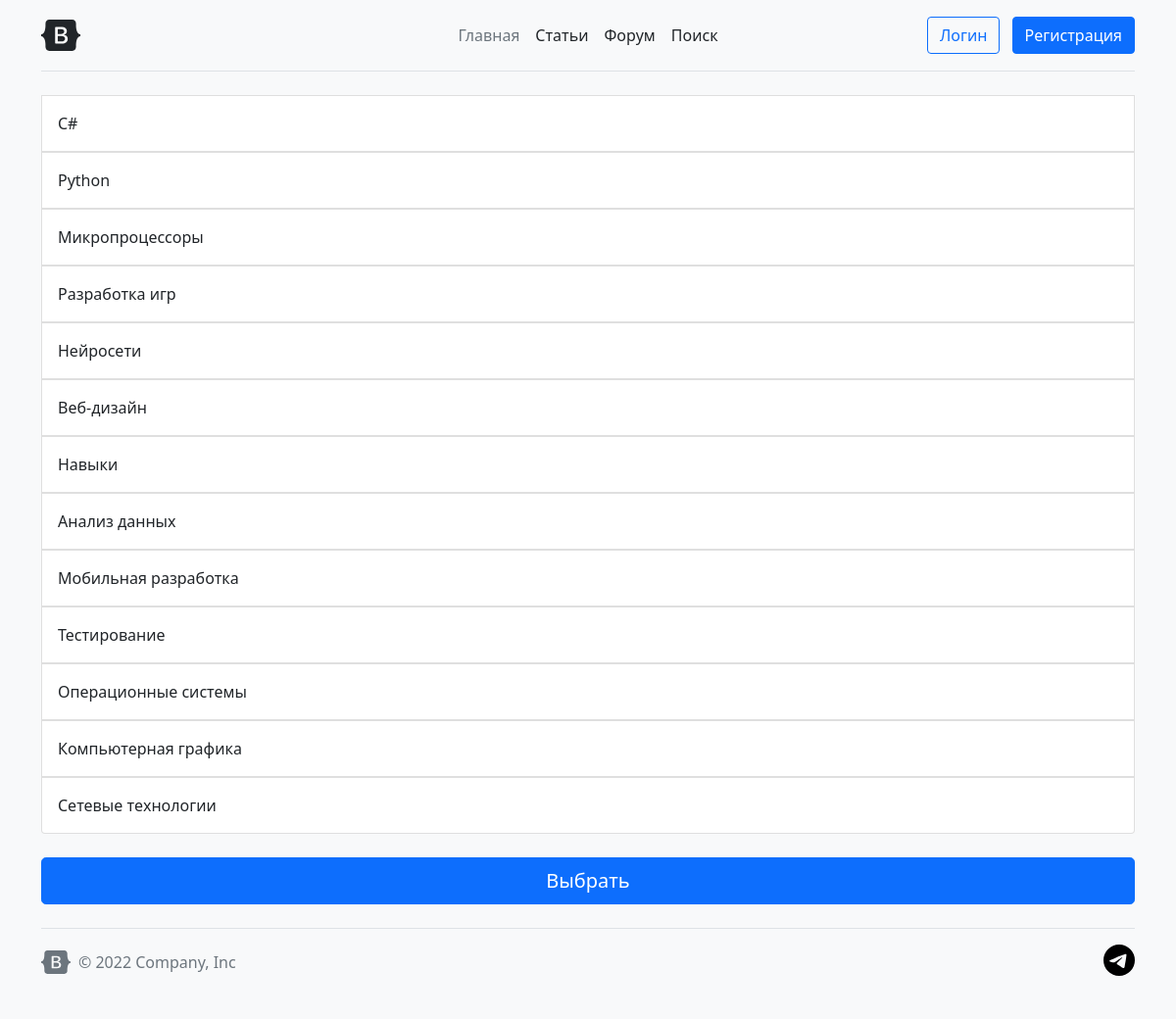
The app's page /diplom/tagtest.php with its own data.
### tables this page shows
CREATE TABLE `tags` (
  `id` int NOT NULL,
  `name` varchar(255) NOT NULL
);

### diplom/tagtest.php (the view, shortened to what this page needs)
<?php session_start();
include("header.php");?>
<?php
$mysqli= new mysqli("localhost", "root", "", "diploma");?>
<div class="container">
    <form method="post" action="tagsconnection.php">
    <div class="list-group list-group-checkable">
        <?php
        $sql = "SELECT * FROM tags";
        if($result = $mysqli->query($sql)){
            foreach($result as $row){
                $link=$row["id"];
                $name=$row["name"];
                echo "<label class='list-group-item py-3' for='$link'>";
                echo $name;
                echo "</label>";
            }
        } else{
            echo "Ошибка: " . $mysqli->error;
        }
        ?>
    </div>
        <br>
        <input name="submit" class="w-100 btn btn-lg btn-primary" type="submit" value="Выбрать">
    </form>
</div>
<?php include("footer.php");?>

### records on screen
tags: name "C#"
tags: name "Python"
tags: name "Микропроцессоры"
tags: name "Разработка игр"
tags: name "Нейросети"
tags: name "Веб-дизайн"
tags: name "Навыки"
tags: name "Анализ данных"
tags: name "Мобильная разработка"
tags: name "Тестирование"
tags: name "Операционные системы"
tags: name "Компьютерная графика"
tags: name "Сетевые технологии"
